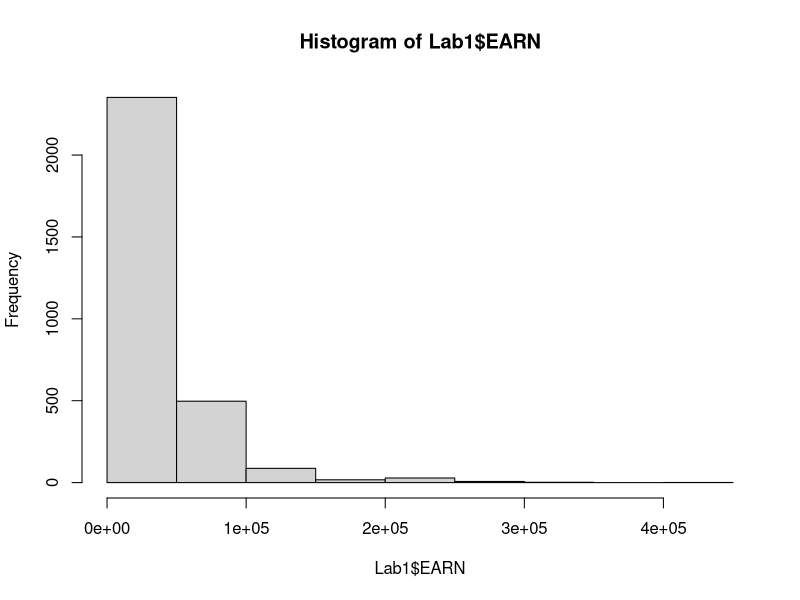
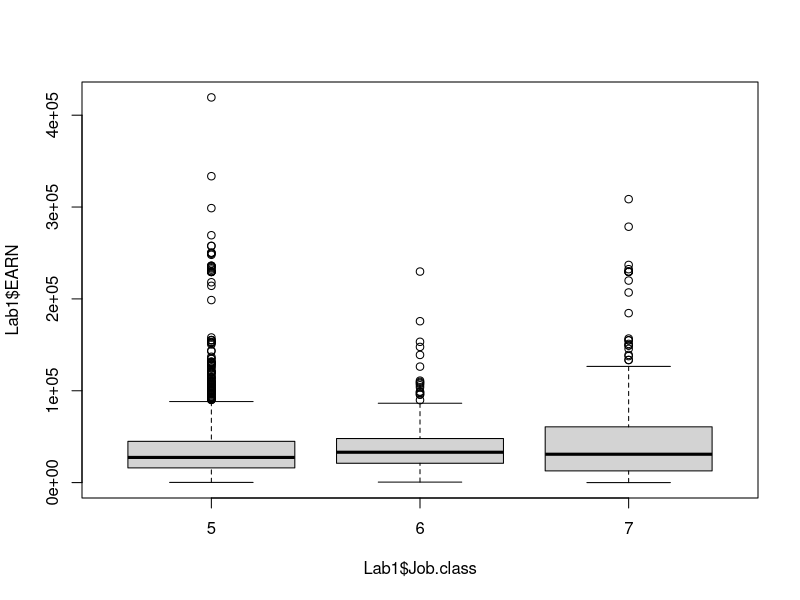
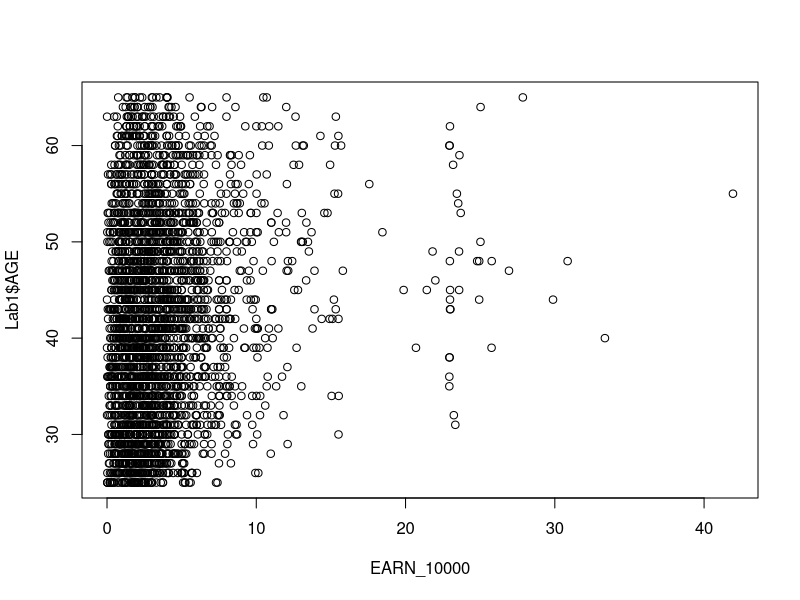

Reproduce these figures in R, in order.
# read in csv file
Lab1 <- read.csv(file = "Lab1.csv", header = TRUE)

# create a summary of the EARN variable
summary(Lab1$EARN)
# create a table of frequencies for the Job.class variable
table(Lab1$Job.class)
# create a 3-way cross-tabulation of proportions for the variables EDUC, Gender, and Job.class
pt1 <- prop.table(Lab1$EDUC)
pt2 <- prop.table(Lab1$Gender)
pt3 <- prop.table(Lab1$Job.class)
pt <- table(pt1, pt2, pt3)

# create a histogram of the variable EARN
hist(Lab1$EARN)

# create a box plot between the variables EARN and Job.class
boxplot(Lab1$EARN ~ Lab1$Job.class)

# create a variable and assign it to EARN/10000
EARN_10000 <- Lab1$EARN / 10000

# create a scatter plot of the earnings/10000 by age
plot(EARN_10000, Lab1$AGE)